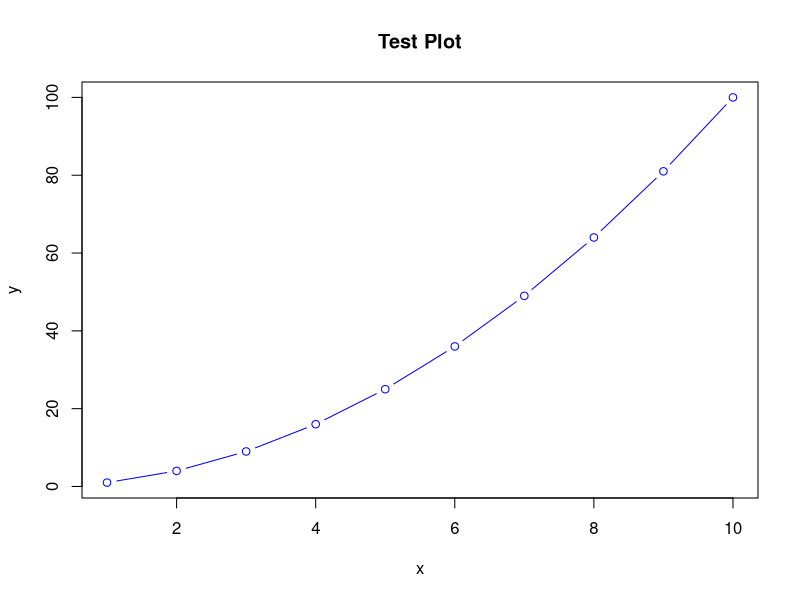

The R source for this figure:
# Simple R test

# Print a message
print("Hello, R is working!")

# Basic arithmetic
a <- 5
b <- 3
sum <- a + b
print(paste("The sum of", a, "and", b, "is", sum))

# Simple plot
x <- 1:10
y <- x^2

png("test_plot.png")
plot(x, y, type = "b", col = "blue", main = "Test Plot", xlab = "x", ylab = "y")
dev.off()